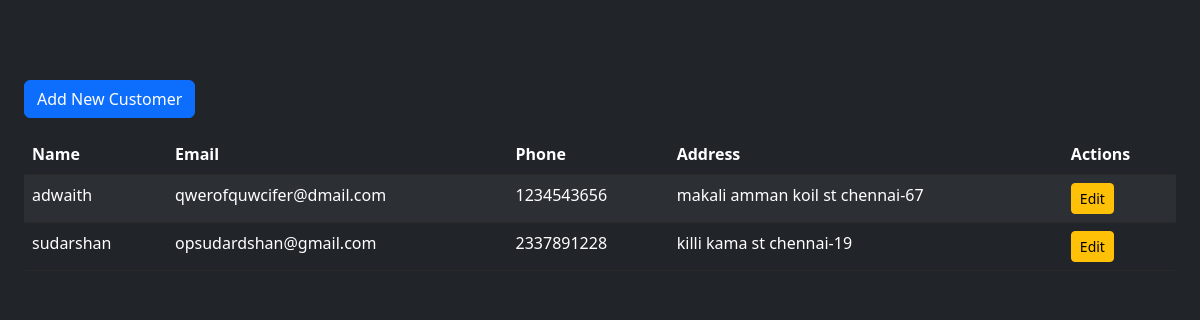
Page /customers on the committed database.
### app.py (models this page shows)
class Customer(db.Model):
    id = db.Column(db.Integer, primary_key=True)
    name = db.Column(db.String(100), nullable=False)
    email = db.Column(db.String(120), unique=True, nullable=False)
    phone = db.Column(db.String(15))
    address = db.Column(db.String(200))
    transactions = db.relationship('Transaction', back_populates='customer')  # Use back_populates

### app.py (the view)
@app.route('/customers')
def customers():
    customers = Customer.query.all()  # Assuming Customer is your model
    return render_template('customers.html', customers=customers)

### templates/customers.html
{% extends "base.html" %}
{% block content %}
    <h1 class="text-dark">Customers</h1>
    <a href="{{ url_for('add_customer') }}" class="btn btn-primary mb-3">Add New Customer</a>
    <div class="table-responsive">
        <table class="table table-striped table-dark">
            <thead>
                <tr>
                    <th>Name</th>
                    <th>Email</th>
                    <th>Phone</th>
                    <th>Address</th>
                    <th>Actions</th>
                </tr>
            </thead>
            <tbody>
                {% for customer in customers %}
                    <tr>
                        <td>{{ customer.name }}</td>
                        <td>{{ customer.email }}</td>
                        <td>{{ customer.phone }}</td>
                        <td>{{ customer.address }}</td>
                        <td>
                            <a href="{{ url_for('edit_customer', id=customer.id) }}" class="btn btn-sm btn-warning">Edit</a>
                        </td>
                    </tr>
                {% endfor %}
            </tbody>
        </table>
    </div>
{% endblock %}

### templates/base.html (style rules this page uses)
body { background-image: url('https://bizom.com/wp-content/uploads/2023/04/Unlocking-the-Benefits-of-Inventory-Management-Software-blog-banner-image.jpg'); background-size: cover; background-position: center; background-repeat: no-repeat; background-attachment: fixed; }
.table { color: #fff; background-color: rgba(255, 255, 255, 0.02); }
.table thead { background-color: rgba(255, 255, 255, 0.05); color: #ddd; }
.table th, .table td { border-color: #444; }
.table-striped tbody tr:nth-of-type(odd) { background-color: rgba(255, 255, 255, 0.03); }
.table-dark { background-color: #1e1e1e; color: #f8f9fa; }
.table-dark th, .table-dark td { border-color: #2a2a2a; }
.table-dark tbody tr:nth-of-type(odd) { background-color: #2a2a2a; }

### rows in the picture
Customer: name "adwaith", email "qwerofquwcifer@dmail.com", phone "1234543656", address "makali amman koil st chennai-67"
Customer: name "sudarshan", email "opsudardshan@gmail.com", phone "2337891228", address "killi kama st chennai-19"
